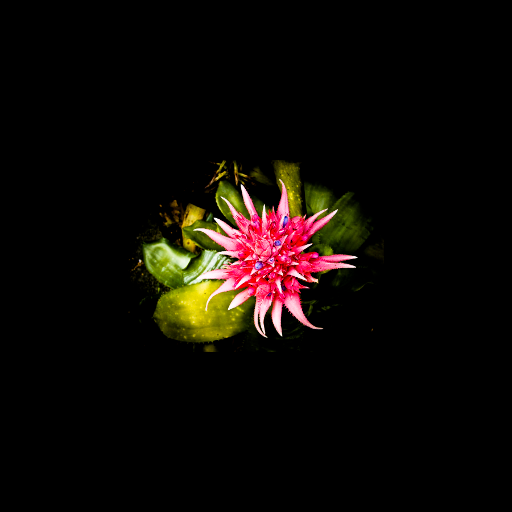
#> input picture assignment1/Muhammed/assignment1/image1.png, 512 x 512 px; the run also reads 1 picture not shown here
$ python exercise_01.py
#> lines starting #> are read from the running program, lines starting #| are printed output that depends on the picture
### assignment1/Muhammed/assignment1/utils.py
import numpy as np
from PIL import Image
from matplotlib import pyplot as plt

def load_image(path_to_image):
#> called with path_to_image = 'image1.png'
    return np.asarray(Image.open(path_to_image))[:,:,:3]/255.

def show_image(image, title=None):
    plt.figure()
    if title is not None:
        plt.title(title)
    plt.axis('off')
    plt.imshow(image, cmap='gray',vmin=0., vmax=1.)
    plt.show(block=False)

def show_multiple_images(images):
    n = len(images)
    fig, axs = plt.subplots(1, n, figsize=(12,3))
    for ax, image in zip(axs.reshape((-1,)), images):
        ax.axis('off')
        ax.imshow(image, cmap='gray',vmin=0., vmax=1.)
    plt.show(block=False)

# [20 lines left out: functions plot_hist, show_image_with_hist, not called in this run]

def check_arrays(title, keys, arrays, arrays_true):
    print(f'Checking {title}:')
    for key, array, array_true in zip(keys, arrays, arrays_true):
        result = 'passed' if np.isclose(array, array_true).all() else 'failed'
        print(f'{key}: {result}')
    print()

### assignment1/Muhammed/assignment1/exercise_01.py
import numpy as np
from PIL import Image
from matplotlib import pyplot as plt
from utils import load_image, show_image, show_multiple_images, check_arrays

# Your solution starts here
def rgb_split(image_rgb):
    """Splits an rgb-image into its separate channels.

    Args:
        image_rgb: An rgb-image represented by a numpy array of the shape (h, w, 3).

    Returns:
        A list containing three numpy arrays, each one has the shape (h, w, 3).
        Each array represents an image where only one color channel of the original image is preserved.
        The order of the preserved channels is red, green, blue.
    """
    channels = []
    for i in range(3):
        channel = np.zeros_like(image_rgb)
        channel[:,:,i] = image_rgb[:,:,i]
        channels.append(channel)
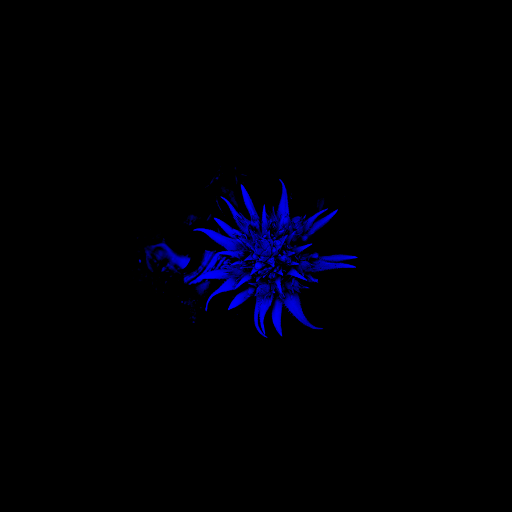
#> channel: shape (512, 512, 3) float64; mean R, G, B 0, 0, 0.0225
#> after the loop, channels = 3 items
    return channels

def gamma_correction(image_rgb, gamma=2.2):
    """Performs gamma correction on a given image.

    Args:
        image_rgb: An rgb-image represented by a numpy array of the shape (h, w, 3).
        gamma: The gamma correction factor.

    Returns:
        An array of the shape (h, w, 3) representing the gamma-corrected image.
    """
    norm = image_rgb / 255
    temp = np.power(norm, 1/gamma)
    image_rgb = temp * 255

    return image_rgb # TODO: Exercise 1b

def rgb_to_gray(image_rgb):
    """Transforms an image into grayscale using reasonable weighting factors.

    Args:
        image_rgb: An rgb-image represented by a numpy array of the shape (h, w, 3).

    Returns:
        An array of the shape (h, w, 1) representing the grayscaled version of the original image.
    """

    # Use weighting factors presented in Lecture "bv-01-Sehen-Farbe.pdf", Slide 45
    weights = np.array([.299, .587, .114])

    # Apply the weights to the image
    image_gray = np.dot(image_rgb, weights)

    # Add an extra dimension to make the shape (h, w, 1)
    image_rgb = image_gray[:, :, np.newaxis]

    return image_rgb.mean(axis=2, keepdims=True) # TODO: Exercise 1c
# Your solution ends here

def main():
    """Do not change this function at all."""
    image_rgb = load_image(path_to_image='image1.png')
    show_image(image_rgb, title='image_rgb')


    splits = rgb_split(image_rgb)
#> splits = 3 items
    show_multiple_images([image_rgb] + splits)
#> in show_multiple_images, `n = len(images)`: n = 4
#> the loop in show_multiple_images, `for ax, image in zip(axs.reshape((-1,)), images):` made 4 passes
#> in show_multiple_images, `plt.show(block=False)`:
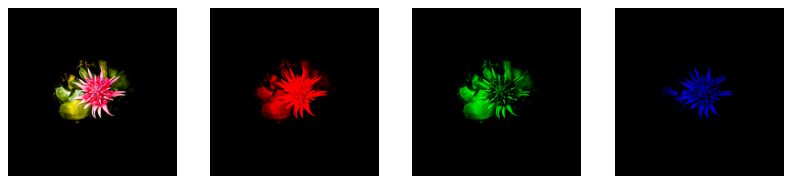
#> figure drawn by matplotlib, 4 panels

    channels = ['red', 'green', 'blue']
    splits_true = [load_image(path_to_image=f'.split_{channel}.png') for channel in channels]
#> call 2 of load_image, with path_to_image = '.split_red.png'
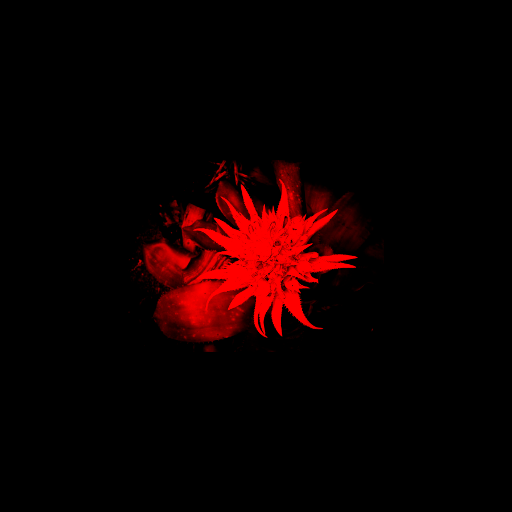
#> input picture assignment1/Muhammed/assignment1/.split_red.png, 512 x 512 px
#> call 3 of load_image, with path_to_image = '.split_green.png'
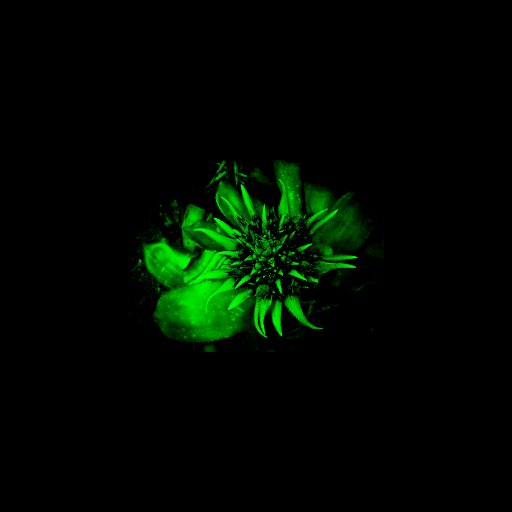
#> input picture assignment1/Muhammed/assignment1/.split_green.png, 512 x 512 px
#> splits_true = 3 items
    check_arrays('Exercise 1a', channels, splits, splits_true)
#> the loop in check_arrays, `for key, array, array_true in zip(keys, arrays, arrays_true):` made 3 passes
#> key on passes 1 to 3: 'red', 'green', 'blue'
#| red: passed
#| green: passed
#| blue: passed

    check_arrays(
        'Exercise 1b',
        ['gamma-correction'],
        [gamma_correction(np.array([
            0., 0.35111917342151316, 0.5785326090814171, 0.8503349277020302, 0.9532375475512688, 1.
        ]).reshape((1,2,3)))],
        [np.array([0., 0.1, 0.3, 0.7, 0.9, 1.]).reshape((1,2,3))],
    )

    check_arrays(
        'Exercise 1c',
        ['rgb_to_gray'],
        [rgb_to_gray(np.eye(3).reshape((1,3,3)))],
        [np.array([.299, .587, .114]).reshape((1,3,1))],
    )

    image_gray = rgb_to_gray(gamma_correction(image_rgb))
#> call 2 of gamma_correction, with gamma = 2.2
#> in gamma_correction (call 2), `temp = np.power(norm, 1/gamma)`:
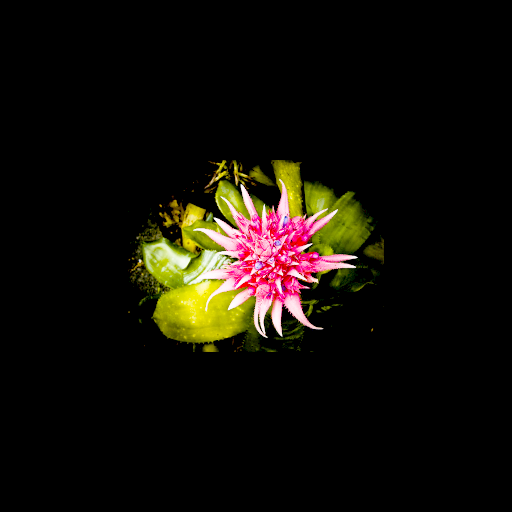
#> temp: shape (512, 512, 3) float64; mean R, G, B 0.00603, 0.0048, 0.00252; drawn with min black and max white
#> in rgb_to_gray (call 2), `weights = np.array([.299, .587, .114])`: weights = [0.299, 0.587, 0.114]
#> in rgb_to_gray (call 2), `image_gray = np.dot(image_rgb, weights)`:
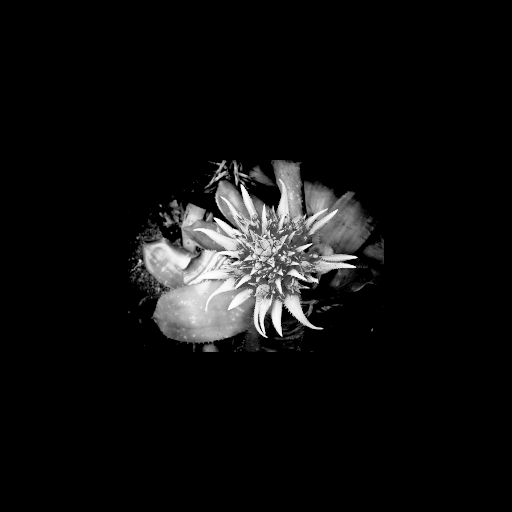
#> image_gray: shape (512, 512) float64; min 0, max 20.54, mean 1.3; drawn with min black and max white
    show_image(image_gray, title='image_gray')

#> (the run stopped early here; a loop or call above may not have finished)
